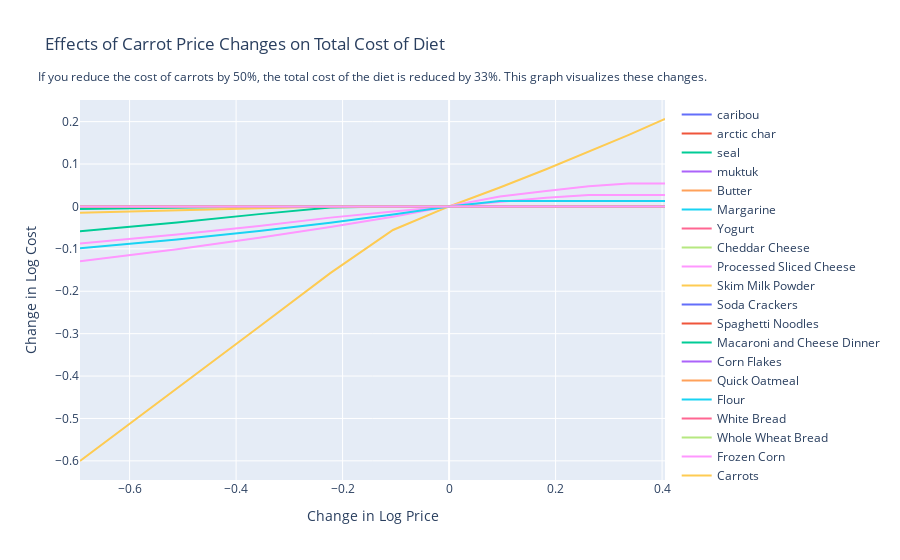

Notebook cell for this chart:
### Code cell
# Assuming cf.go_offline() is part of the Plotly setup in your environment
cf.go_offline()

# Define the scale of price changes you're interested in analyzing
scale = [.5, .6, .7, .8, .9, 1., 1.1, 1.2, 1.3, 1.4, 1.5]

# Calculate the baseline cost of the diet
cost0 = solve_subsistence_problem(FoodNutrients_2, Prices_2, diet_min[group], diet_max[group], tol=tol).fun

# Extract the magnitude of prices from Prices_2 for manipulation
prices_magnitude = Prices_2.apply(lambda x: x.magnitude)

# Initialize the dictionary to hold your price response data
Price_response = {}

# Iterate over each scale factor
for s in scale:
    cost = {}
    for food_item in Prices_2.index:
        # Scale the magnitude of the price
        new_price = prices_magnitude[food_item] * s
        
        # Make a copy of the magnitudes to adjust a single price
        my_p = prices_magnitude.copy()
        my_p[food_item] = new_price

        # Convert back to quantities assuming the unit is per hectogram
        my_p_quantities = my_p.apply(lambda x: x * pint.Unit("hectogram"))

        # Solve the problem with adjusted prices
        result = solve_subsistence_problem(FoodNutrients_2, my_p_quantities, diet_min[group], diet_max[group], tol=tol)
        
        # Log the change in cost relative to the baseline, directly using food_item as the key
        cost[food_item] = np.log(result.fun / cost0)
        
    Price_response[np.log(s)] = cost


# Convert the Price_response dictionary to a DataFrame for plotting
Price_response_df = pd.DataFrame(Price_response).T

# Plot using Plotly
fig = go.Figure()

# Add traces for each food item
for food_item in Price_response_df.columns:
    fig.add_trace(go.Scatter(x=Price_response_df.index, y=Price_response_df[food_item], mode='lines', name=food_item))

# Update layout with titles and axis labels
fig.update_layout(title='Effects of Carrot Price Changes on Total Cost of Diet',
                  xaxis_title='Change in Log Price',
                  yaxis_title='Change in Log Cost',
                  annotations=[{
                      'text': 'If you reduce the cost of carrots by 50%, the total cost of the diet is reduced by 33%. This graph visualizes these changes.',
                      'showarrow': False,
                      'align': 'center',
                      'x': 0.5,
                      'y': 1.09,
                      'yref': 'paper',
                      'xref': 'paper',
                      'font': {'size': 12}
                  }])

# Show the plot
fig.show()

### Figure 1 — Plotly figure (JSON) as saved in the notebook; plotly's stock layout.template omitted (floating-point values rounded to 4 significant figures)
{"data": [{"mode": "lines", "name": "caribou", "type": "scatter", "x": [-0.6931, -0.5108, -0.3567, -0.2231, -0.1054, 0, 0.09531, 0.1823, 0.2624, 0.3365, 0.4055], "y": [0, 0, 0, 0, 0, 0, 0, 0, 0, 0, 0]}, {"mode": "lines", "name": "arctic char", "type": "scatter", "x": [-0.6931, -0.5108, -0.3567, -0.2231, -0.1054, 0, 0.09531, 0.1823, 0.2624, 0.3365, 0.4055], "y": [0, 0, 0, 0, 0, 0, 0, 0, 0, 0, 0]}, {"mode": "lines", "name": "seal", "type": "scatter", "x": [-0.6931, -0.5108, -0.3567, -0.2231, -0.1054, 0, 0.09531, 0.1823, 0.2624, 0.3365, 0.4055], "y": [0, 0, 0, 0, 0, 0, 0, 0, 0, 0, 0]}, {"mode": "lines", "name": "muktuk", "type": "scatter", "x": [-0.6931, -0.5108, -0.3567, -0.2231, -0.1054, 0, 0.09531, 0.1823, 0.2624, 0.3365, 0.4055], "y": [0, 0, 0, 0, 0, 0, 0, 0, 0, 0, 0]}, {"mode": "lines", "name": "Butter", "type": "scatter", "x": [-0.6931, -0.5108, -0.3567, -0.2231, -0.1054, 0, 0.09531, 0.1823, 0.2624, 0.3365, 0.4055], "y": [0, 0, 0, 0, 0, 0, 0, 0, 0, 0, 0]}, {"mode": "lines", "name": "Margarine", "type": "scatter", "x": [-0.6931, -0.5108, -0.3567, -0.2231, -0.1054, 0, 0.09531, 0.1823, 0.2624, 0.3365, 0.4055], "y": [0, 0, 0, 0, 0, 0, 0, 0, 0, 0, 0]}, {"mode": "lines", "name": "Yogurt ", "type": "scatter", "x": [-0.6931, -0.5108, -0.3567, -0.2231, -0.1054, 0, 0.09531, 0.1823, 0.2624, 0.3365, 0.4055], "y": [0, 0, 0, 0, 0, 0, 0, 0, 0, 0, 0]}, {"mode": "lines", "name": "Cheddar Cheese ", "type": "scatter", "x": [-0.6931, -0.5108, -0.3567, -0.2231, -0.1054, 0, 0.09531, 0.1823, 0.2624, 0.3365, 0.4055], "y": [0, 0, 0, 0, 0, 0, 0, 0, 0, 0, 0]}, {"mode": "lines", "name": "Processed Sliced Cheese ", "type": "scatter", "x": [-0.6931, -0.5108, -0.3567, -0.2231, -0.1054, 0, 0.09531, 0.1823, 0.2624, 0.3365, 0.4055], "y": [0, 0, 0, 0, 0, 0, 0, 0, 0, 0, 0]}, {"mode": "lines", "name": "Skim Milk Powder ", "type": "scatter", "x": [-0.6931, -0.5108, -0.3567, -0.2231, -0.1054, 0, 0.09531, 0.1823, 0.2624, 0.3365, 0.4055], "y": [-0.01514, -0.009303, -0.003851, 0, 0, 0, 0, 0, 0, 0, 0]}, {"mode": "lines", "name": "Soda Crackers", "type": "scatter", "x": [-0.6931, -0.5108, -0.3567, -0.2231, -0.1054, 0, 0.09531, 0.1823, 0.2624, 0.3365, 0.4055], "y": [0, 0, 0, 0, 0, 0, 0, 0, 0, 0, 0]}, {"mode": "lines", "name": "Spaghetti Noodles", "type": "scatter", "x": [-0.6931, -0.5108, -0.3567, -0.2231, -0.1054, 0, 0.09531, 0.1823, 0.2624, 0.3365, 0.4055], "y": [0, 0, 0, 0, 0, 0, 0, 0, 0, 0, 0]}, {"mode": "lines", "name": "Macaroni and Cheese Dinner ", "type": "scatter", "x": [-0.6931, -0.5108, -0.3567, -0.2231, -0.1054, 0, 0.09531, 0.1823, 0.2624, 0.3365, 0.4055], "y": [0, 0, 0, 0, 0, 0, 0, 0, 0, 0, 0]}, {"mode": "lines", "name": "Corn Flakes", "type": "scatter", "x": [-0.6931, -0.5108, -0.3567, -0.2231, -0.1054, 0, 0.09531, 0.1823, 0.2624, 0.3365, 0.4055], "y": [0, 0, 0, 0, 0, 0, 0, 0, 0, 0, 0]}, {"mode": "lines", "name": "Quick Oatmeal", "type": "scatter", "x": [-0.6931, -0.5108, -0.3567, -0.2231, -0.1054, 0, 0.09531, 0.1823, 0.2624, 0.3365, 0.4055], "y": [0, 0, 0, 0, 0, 0, 0, 0, 0, 0, 0]}, {"mode": "lines", "name": "Flour", "type": "scatter", "x": [-0.6931, -0.5108, -0.3567, -0.2231, -0.1054, 0, 0.09531, 0.1823, 0.2624, 0.3365, 0.4055], "y": [0, 0, 0, 0, 0, 0, 0, 0, 0, 0, 0]}, {"mode": "lines", "name": "White Bread ", "type": "scatter", "x": [-0.6931, -0.5108, -0.3567, -0.2231, -0.1054, 0, 0.09531, 0.1823, 0.2624, 0.3365, 0.4055], "y": [0, 0, 0, 0, 0, 0, 0, 0, 0, 0, 0]}, {"mode": "lines", "name": "Whole Wheat Bread", "type": "scatter", "x": [-0.6931, -0.5108, -0.3567, -0.2231, -0.1054, 0, 0.09531, 0.1823, 0.2624, 0.3365, 0.4055], "y": [0, 0, 0, 0, 0, 0, 0, 0, 0, 0, 0]}, {"mode": "lines", "name": "Frozen Corn", "type": "scatter", "x": [-0.6931, -0.5108, -0.3567, -0.2231, -0.1054, 0, 0.09531, 0.1823, 0.2624, 0.3365, 0.4055], "y": [-0.08753, -0.06645, -0.04611, -0.02636, -0.01173, 0, 0.0116, 0.02061, 0.02704, 0.02704, 0.02704]}, {"mode": "lines", "name": "Carrots", "type": "scatter", "x": [-0.6931, -0.5108, -0.3567, -0.2231, -0.1054, 0, 0.09531, 0.1823, 0.2624, 0.3365, 0.4055], "y": [-0.6003, -0.4295, -0.2836, -0.1572, -0.05545, 0, 0.04478, 0.08765, 0.1288, 0.1682, 0.2062]}, {"mode": "lines", "name": "Frozen Mixed Vegetables", "type": "scatter", "x": [-0.6931, -0.5108, -0.3567, -0.2231, -0.1054, 0, 0.09531, 0.1823, 0.2624, 0.3365, 0.4055], "y": [0, 0, 0, 0, 0, 0, 0, 0, 0, 0, 0]}, {"mode": "lines", "name": "Apples ", "type": "scatter", "x": [-0.6931, -0.5108, -0.3567, -0.2231, -0.1054, 0, 0.09531, 0.1823, 0.2624, 0.3365, 0.4055], "y": [0, 0, 0, 0, 0, 0, 0, 0, 0, 0, 0]}, {"mode": "lines", "name": "Bananas", "type": "scatter", "x": [-0.6931, -0.5108, -0.3567, -0.2231, -0.1054, 0, 0.09531, 0.1823, 0.2624, 0.3365, 0.4055], "y": [-0.05839, -0.03795, -0.01812, -0.002531, 0, 0, 0, 0, 0, 0, 0]}, {"mode": "lines", "name": "Grapes", "type": "scatter", "x": [-0.6931, -0.5108, -0.3567, -0.2231, -0.1054, 0, 0.09531, 0.1823, 0.2624, 0.3365, 0.4055], "y": [0, 0, 0, 0, 0, 0, 0, 0, 0, 0, 0]}, {"mode": "lines", "name": "Tomatoes", "type": "scatter", "x": [-0.6931, -0.5108, -0.3567, -0.2231, -0.1054, 0, 0.09531, 0.1823, 0.2624, 0.3365, 0.4055], "y": [0, 0, 0, 0, 0, 0, 0, 0, 0, 0, 0]}, {"mode": "lines", "name": "Onions", "type": "scatter", "x": [-0.6931, -0.5108, -0.3567, -0.2231, -0.1054, 0, 0.09531, 0.1823, 0.2624, 0.3365, 0.4055], "y": [0, 0, 0, 0, 0, 0, 0, 0, 0, 0, 0]}, {"mode": "lines", "name": "Potatoes", "type": "scatter", "x": [-0.6931, -0.5108, -0.3567, -0.2231, -0.1054, 0, 0.09531, 0.1823, 0.2624, 0.3365, 0.4055], "y": [0, 0, 0, 0, 0, 0, 0, 0, 0, 0, 0]}, {"mode": "lines", "name": "Peanut Butter ", "type": "scatter", "x": [-0.6931, -0.5108, -0.3567, -0.2231, -0.1054, 0, 0.09531, 0.1823, 0.2624, 0.3365, 0.4055], "y": [0, 0, 0, 0, 0, 0, 0, 0, 0, 0, 0]}, {"mode": "lines", "name": "Canned Luncheon Meat", "type": "scatter", "x": [-0.6931, -0.5108, -0.3567, -0.2231, -0.1054, 0, 0.09531, 0.1823, 0.2624, 0.3365, 0.4055], "y": [0, 0, 0, 0, 0, 0, 0, 0, 0, 0, 0]}, {"mode": "lines", "name": "Canned Pink Salmon", "type": "scatter", "x": [-0.6931, -0.5108, -0.3567, -0.2231, -0.1054, 0, 0.09531, 0.1823, 0.2624, 0.3365, 0.4055], "y": [0, 0, 0, 0, 0, 0, 0, 0, 0, 0, 0]}, {"mode": "lines", "name": "Ground Beef", "type": "scatter", "x": [-0.6931, -0.5108, -0.3567, -0.2231, -0.1054, 0, 0.09531, 0.1823, 0.2624, 0.3365, 0.4055], "y": [0, 0, 0, 0, 0, 0, 0, 0, 0, 0, 0]}, {"mode": "lines", "name": "Pork Chops", "type": "scatter", "x": [-0.6931, -0.5108, -0.3567, -0.2231, -0.1054, 0, 0.09531, 0.1823, 0.2624, 0.3365, 0.4055], "y": [0, 0, 0, 0, 0, 0, 0, 0, 0, 0, 0]}, {"mode": "lines", "name": "Chicken Legs or Drumsticks", "type": "scatter", "x": [-0.6931, -0.5108, -0.3567, -0.2231, -0.1054, 0, 0.09531, 0.1823, 0.2624, 0.3365, 0.4055], "y": [0, 0, 0, 0, 0, 0, 0, 0, 0, 0, 0]}, {"mode": "lines", "name": "Bacon", "type": "scatter", "x": [-0.6931, -0.5108, -0.3567, -0.2231, -0.1054, 0, 0.09531, 0.1823, 0.2624, 0.3365, 0.4055], "y": [0, 0, 0, 0, 0, 0, 0, 0, 0, 0, 0]}, {"mode": "lines", "name": "Wieners", "type": "scatter", "x": [-0.6931, -0.5108, -0.3567, -0.2231, -0.1054, 0, 0.09531, 0.1823, 0.2624, 0.3365, 0.4055], "y": [0, 0, 0, 0, 0, 0, 0, 0, 0, 0, 0]}, {"mode": "lines", "name": "Bologna", "type": "scatter", "x": [-0.6931, -0.5108, -0.3567, -0.2231, -0.1054, 0, 0.09531, 0.1823, 0.2624, 0.3365, 0.4055], "y": [0, 0, 0, 0, 0, 0, 0, 0, 0, 0, 0]}, {"mode": "lines", "name": "Frozen Pre-Cooked Dinners", "type": "scatter", "x": [-0.6931, -0.5108, -0.3567, -0.2231, -0.1054, 0, 0.09531, 0.1823, 0.2624, 0.3365, 0.4055], "y": [0, 0, 0, 0, 0, 0, 0, 0, 0, 0, 0]}, {"mode": "lines", "name": "Frozen Pizza", "type": "scatter", "x": [-0.6931, -0.5108, -0.3567, -0.2231, -0.1054, 0, 0.09531, 0.1823, 0.2624, 0.3365, 0.4055], "y": [0, 0, 0, 0, 0, 0, 0, 0, 0, 0, 0]}, {"mode": "lines", "name": "Frozen French Fries", "type": "scatter", "x": [-0.6931, -0.5108, -0.3567, -0.2231, -0.1054, 0, 0.09531, 0.1823, 0.2624, 0.3365, 0.4055], "y": [-0.1294, -0.101, -0.07399, -0.04871, -0.02406, 0, 0.0235, 0.03631, 0.04777, 0.05393, 0.05393]}, {"mode": "lines", "name": "Pilot Biscuits ", "type": "scatter", "x": [-0.6931, -0.5108, -0.3567, -0.2231, -0.1054, 0, 0.09531, 0.1823, 0.2624, 0.3365, 0.4055], "y": [0, 0, 0, 0, 0, 0, 0, 0, 0, 0, 0]}, {"mode": "lines", "name": "Chocolate Bars ", "type": "scatter", "x": [-0.6931, -0.5108, -0.3567, -0.2231, -0.1054, 0, 0.09531, 0.1823, 0.2624, 0.3365, 0.4055], "y": [0, 0, 0, 0, 0, 0, 0, 0, 0, 0, 0]}, {"mode": "lines", "name": "Potato Chips ", "type": "scatter", "x": [-0.6931, -0.5108, -0.3567, -0.2231, -0.1054, 0, 0.09531, 0.1823, 0.2624, 0.3365, 0.4055], "y": [0, 0, 0, 0, 0, 0, 0, 0, 0, 0, 0]}, {"mode": "lines", "name": "Milk 2%", "type": "scatter", "x": [-0.6931, -0.5108, -0.3567, -0.2231, -0.1054, 0, 0.09531, 0.1823, 0.2624, 0.3365, 0.4055], "y": [-0.006165, -0.002709, 0, 0, 0, 0, 0, 0, 0, 0, 0]}, {"mode": "lines", "name": "UHT Milk ", "type": "scatter", "x": [-0.6931, -0.5108, -0.3567, -0.2231, -0.1054, 0, 0.09531, 0.1823, 0.2624, 0.3365, 0.4055], "y": [0, 0, 0, 0, 0, 0, 0, 0, 0, 0, 0]}, {"mode": "lines", "name": "Apple Juice", "type": "scatter", "x": [-0.6931, -0.5108, -0.3567, -0.2231, -0.1054, 0, 0.09531, 0.1823, 0.2624, 0.3365, 0.4055], "y": [0, 0, 0, 0, 0, 0, 0, 0, 0, 0, 0]}, {"mode": "lines", "name": "Orange Juice", "type": "scatter", "x": [-0.6931, -0.5108, -0.3567, -0.2231, -0.1054, 0, 0.09531, 0.1823, 0.2624, 0.3365, 0.4055], "y": [-0.0985, -0.07801, -0.05793, -0.03824, -0.01894, 0, 0.01293, 0.01299, 0.01299, 0.01299, 0.01299]}, {"mode": "lines", "name": "Tomato Juice", "type": "scatter", "x": [-0.6931, -0.5108, -0.3567, -0.2231, -0.1054, 0, 0.09531, 0.1823, 0.2624, 0.3365, 0.4055], "y": [0, 0, 0, 0, 0, 0, 0, 0, 0, 0, 0]}, {"mode": "lines", "name": "Vegetable Juice", "type": "scatter", "x": [-0.6931, -0.5108, -0.3567, -0.2231, -0.1054, 0, 0.09531, 0.1823, 0.2624, 0.3365, 0.4055], "y": [0, 0, 0, 0, 0, 0, 0, 0, 0, 0, 0]}, {"mode": "lines", "name": "Soft Drinks", "type": "scatter", "x": [-0.6931, -0.5108, -0.3567, -0.2231, -0.1054, 0, 0.09531, 0.1823, 0.2624, 0.3365, 0.4055], "y": [0, 0, 0, 0, 0, 0, 0, 0, 0, 0, 0]}], "layout": {"annotations": [{"align": "center", "font": {"size": 12}, "showarrow": false, "text": "If you reduce the cost of carrots by 50%, the total cost of the diet is reduced by 33%. This graph visualizes these changes.", "x": 0.5, "xref": "paper", "y": 1.09, "yref": "paper"}], "title": {"text": "Effects of Carrot Price Changes on Total Cost of Diet"}, "xaxis": {"title": {"text": "Change in Log Price"}}, "yaxis": {"title": {"text": "Change in Log Cost"}}}}
